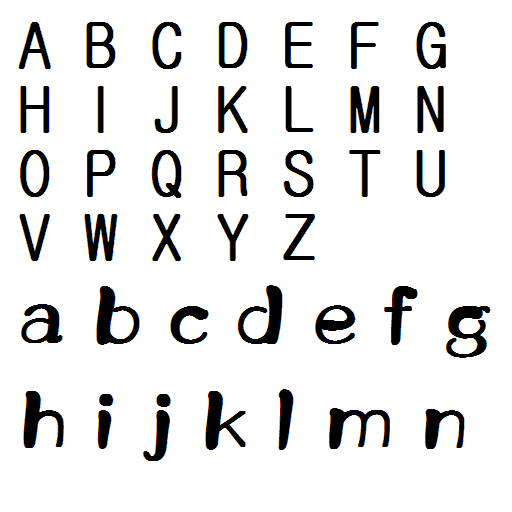
#> input picture opencv/data/alphabet.bmp, 512 x 512 px
$ python 0607.py   (older library calls are emulated)
#> lines starting #> are read from the running program, lines starting #| are printed output that depends on the picture; after the words box and inside, x2 and y2 are one past the last pixel; in counts of white or black regions, pixels touching at a corner belong together
#커널은 먼저 x축 y축에 대해서 만들어야함
#축은 getDerivKernels 숫자를 변경해서 각 x, y축을 설정하고 합해서 영역 설정 이후 농도차이를 만듬

import cv2
import numpy as np

src =  cv2.imread('./data/alphabet.bmp', cv2.IMREAD_GRAYSCALE)
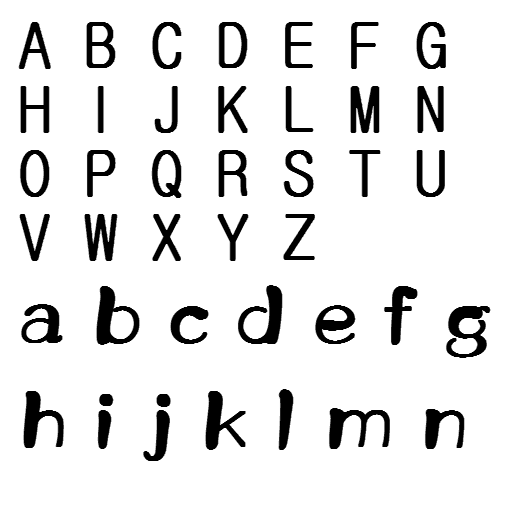
#> src: shape (512, 512); min 0, max 255, mean 228.8

kx, ky = cv2.getDerivKernels(1, 0, ksize=3)
sobelX = ky.dot(kx.T)

print('kx=',kx)
print('ky=',ky)
print('sobelX=',sobelX)
gx = cv2.filter2D(src, cv2.CV_32F, sobelX)
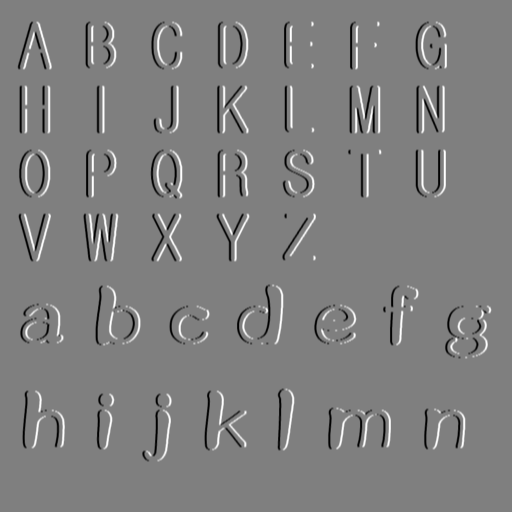
#> gx: shape (512, 512) float32; min -1020, max 1020, mean 0; drawn with min black and max white

kx, ky = cv2.getDerivKernels(0, 1, ksize=3)
sobelY =ky.dot(kx.T)

print('kx=', kx)
print('ky=', ky)
print('sobelY=', sobelY)
gy = cv2.filter2D(src, cv2.CV_32F, sobelY)
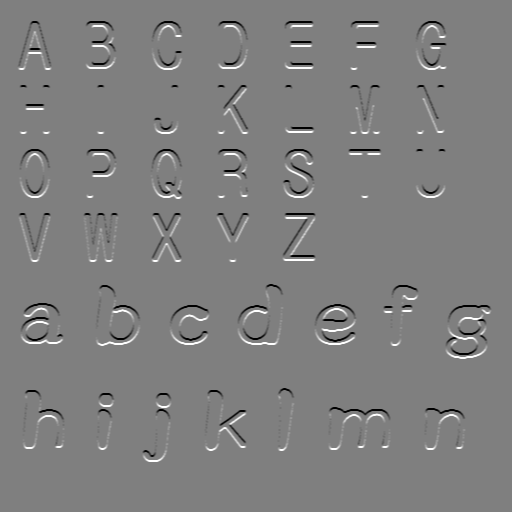
#> gy: shape (512, 512) float32; min -1020, max 1020, mean 0; drawn with min black and max white

mag = cv2.magnitude(gx, gy)#두 축의 그라디언트를 사용하여 magnitude 계산
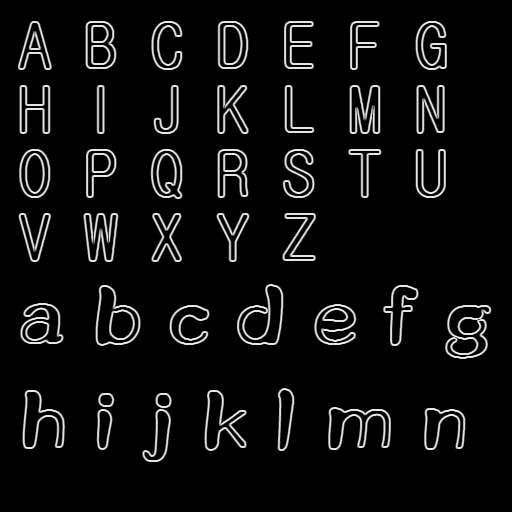
#> mag: shape (512, 512) float32; min 0, max 1140.4, mean 66.5; drawn with min black and max white
ret, edge = cv2.threshold(mag, 100, 255, cv2.THRESH_BINARY)
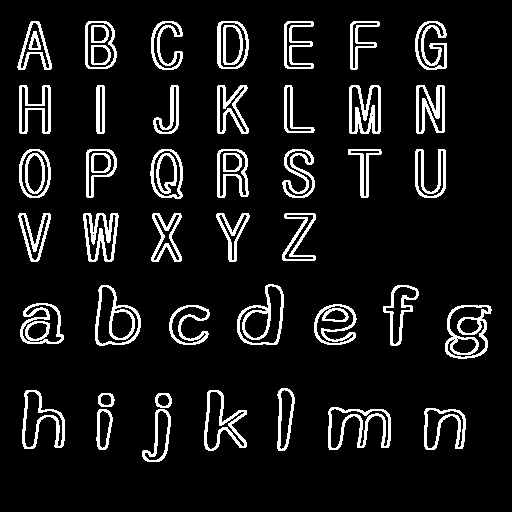
#> edge: shape (512, 512) float32; 9.4% white; 50 white regions, largest, box (x1, y1, x2, y2) and area: (445, 305, 492, 359) 910, (328, 407, 391, 450) 887, (83, 213, 119, 262) 869

cv2.imshow('edge',edge)
cv2.waitKey()
cv2.destroyAllWindows()

$ run again, with opencv/data/banana.jpg saved as opencv/data/alphabet.bmp
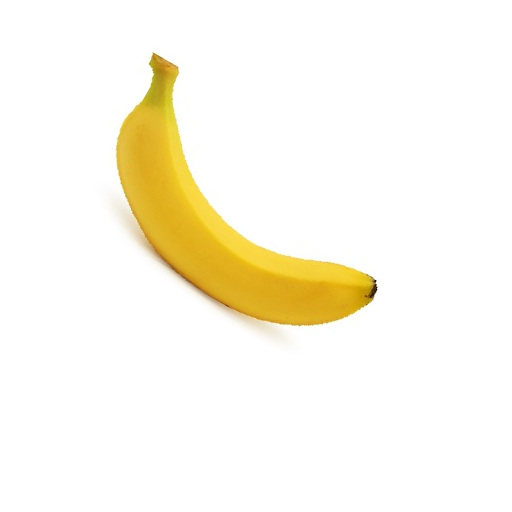
#> input picture opencv/data/banana.jpg, 512 x 512 px
#> `gy = cv2.filter2D(src, cv2.CV_32F, sobelY)`:
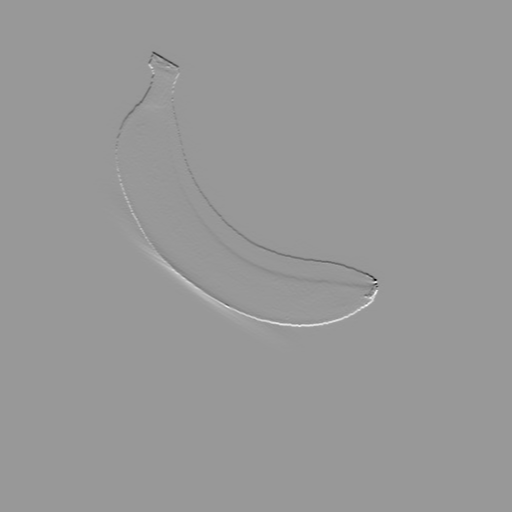
#> gy: shape (512, 512) float32; min -690, max 467, mean 0; drawn with min black and max white
#> `ret, edge = cv2.threshold(mag, 100, 255, cv2.THRESH_BINARY)`:
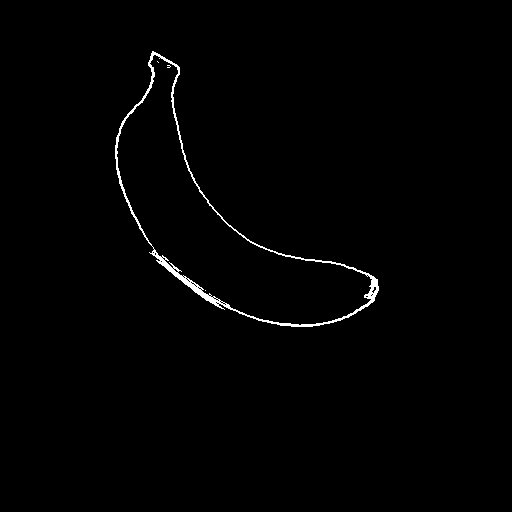
#> edge: shape (512, 512) float32; 0.9% white in thin lines or dots, all inside (x1, y1, x2, y2) = (115, 51, 379, 327)
